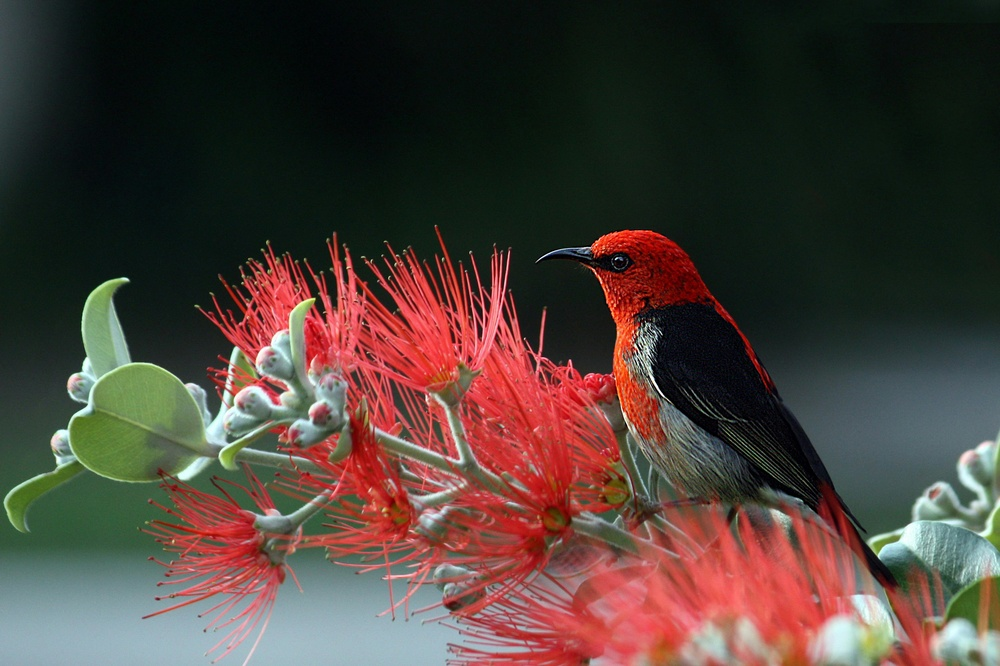
#> input picture Jurnal Nasional/image.jpg, 1000 x 666 px, shrunk from 6165 x 4108 before the run, found by its file name
$ jupyter execute Aplikasi_Pengolahan_Citra_Untuk_Peningkatan_Deteksi_Tepi_Melalui_Segmentasi_Citra.ipynb   (older library calls are emulated)
#> lines starting #> are read from the running program, lines starting #| are printed output that depends on the picture; after the words box and inside, x2 and y2 are one past the last pixel; in counts of white or black regions, pixels touching at a corner belong together
<a href="https://colab.research.google.com/github/nizarihsan/PCD/blob/main/Aplikasi_Pengolahan_Citra_Untuk_Peningkatan_Deteksi_Tepi_Melalui_Segmentasi_Citra.ipynb" target="_parent"></a>

[cell 1]
import cv2
import numpy as np
from PIL import Image
import matplotlib.pyplot as plt
from google.colab import files

# Fungsi untuk metode Roberts
def apply_roberts(image):
    kernelx = np.array([[1, 0], [0, -1]])
    kernely = np.array([[0, 1], [-1, 0]])
    x = cv2.filter2D(image, -1, kernelx)
    y = cv2.filter2D(image, -1, kernely)
    return cv2.convertScaleAbs(x + y)

# Fungsi untuk metode Sobel
def apply_sobel(image):
    x = cv2.Sobel(image, cv2.CV_64F, 1, 0, ksize=3)
    y = cv2.Sobel(image, cv2.CV_64F, 0, 1, ksize=3)
    return cv2.convertScaleAbs(x + y)

# Fungsi untuk metode Prewitt
def apply_prewitt(image):
    kernelx = np.array([[1, 1, 1], [0, 0, 0], [-1, -1, -1]])
    kernely = np.array([[1, 0, -1], [1, 0, -1], [1, 0, -1]])
    x = cv2.filter2D(image, -1, kernelx)
    y = cv2.filter2D(image, -1, kernely)
    return cv2.convertScaleAbs(x + y)

# Fungsi untuk metode Canny
def apply_canny(image):
    return cv2.Canny(image, 100, 200)

# Fungsi untuk menampilkan histogram
def plot_histogram(image, ax, title):
    if len(image.shape) == 3:  # RGB image
        colors = ('r', 'g', 'b')
        for i, color in enumerate(colors):
            hist = cv2.calcHist([image], [i], None, [256], [0, 256])
            ax.plot(hist, color=color)
    else:  # Grayscale image
        hist = cv2.calcHist([image], [0], None, [256], [0, 256])
        ax.plot(hist, color='black')
    ax.set_title(title)
    ax.set_xlim([0, 256])

# Fungsi utama untuk memproses citra
def process_image(image_path):
    # Memuat citra
    original_image = Image.open(image_path)

    # Konversi ke grayscale
    gray_image = np.array(original_image.convert('L'))

    # Aplikasi metode deteksi tepi
    roberts_result = apply_roberts(gray_image)
    sobel_result = apply_sobel(gray_image)
    prewitt_result = apply_prewitt(gray_image)
    canny_result = apply_canny(gray_image)

    # Menampilkan hasil
    fig, axes = plt.subplots(4, 4, figsize=(20, 20))
    axes = axes.ravel()

    # Judul untuk masing-masing metode
    titles = ["Original", "Grayscale", "Roberts Edge Detection", "Histogram",
              "Original", "Grayscale", "Sobel Edge Detection", "Histogram",
              "Original", "Grayscale", "Prewitt Edge Detection", "Histogram",
              "Original", "Grayscale", "Canny Edge Detection", "Histogram"]

    # Gambar yang akan ditampilkan
    images = [np.array(original_image), gray_image, roberts_result, gray_image,
              np.array(original_image), gray_image, sobel_result, gray_image,
              np.array(original_image), gray_image, prewitt_result, gray_image,
              np.array(original_image), gray_image, canny_result, gray_image]

    # Loop untuk menampilkan gambar dan histogram
    for i in range(len(images)):
        if (i % 4) == 3:  # Histogram
            plot_histogram(images[i - 3], axes[i], titles[i])
        else:
            cmap = None if len(images[i].shape) == 3 else 'gray'
            axes[i].imshow(images[i], cmap=cmap)
            axes[i].set_title(titles[i])
            axes[i].axis('off')

    plt.tight_layout()
    plt.show()

# Upload file menggunakan Google Colab
uploaded = files.upload()
#> the answer given: image.jpg
for filename in uploaded.keys():
    image_path = filename
    process_image(image_path)
#> in process_image, original_image is the input picture: PIL image 1000x666 RGB; mean R, G, B 75.7, 62.3, 55.7
#> in process_image, `gray_image = np.array(original_image.convert('L'))`:
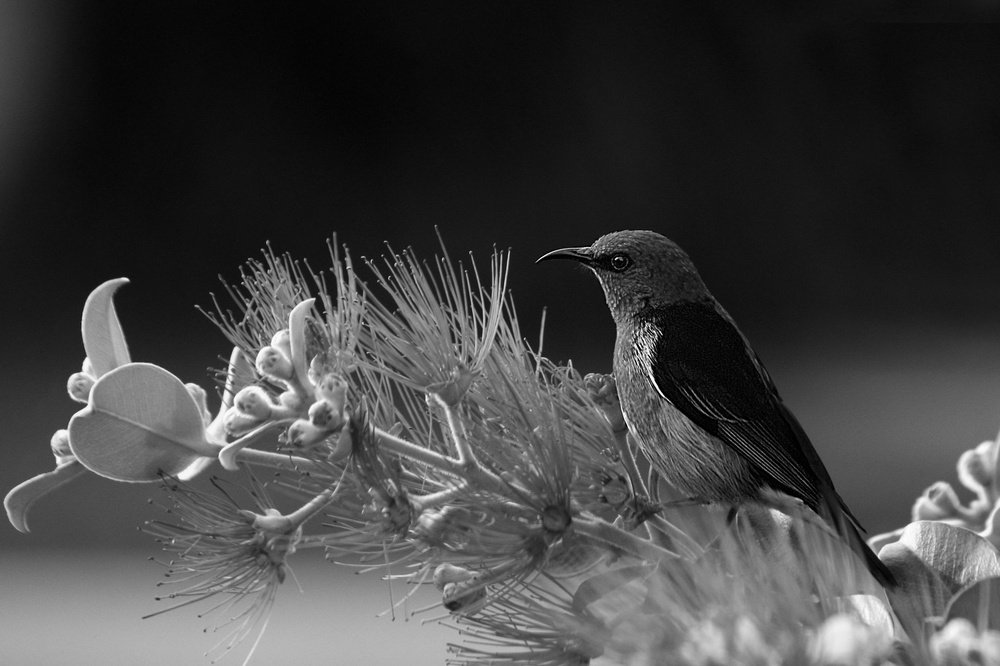
#> gray_image: shape (666, 1000); min 0, max 255, mean 65.5
#> in apply_sobel, `y = cv2.Sobel(image, cv2.CV_64F, 0, 1, ksize=3)`:
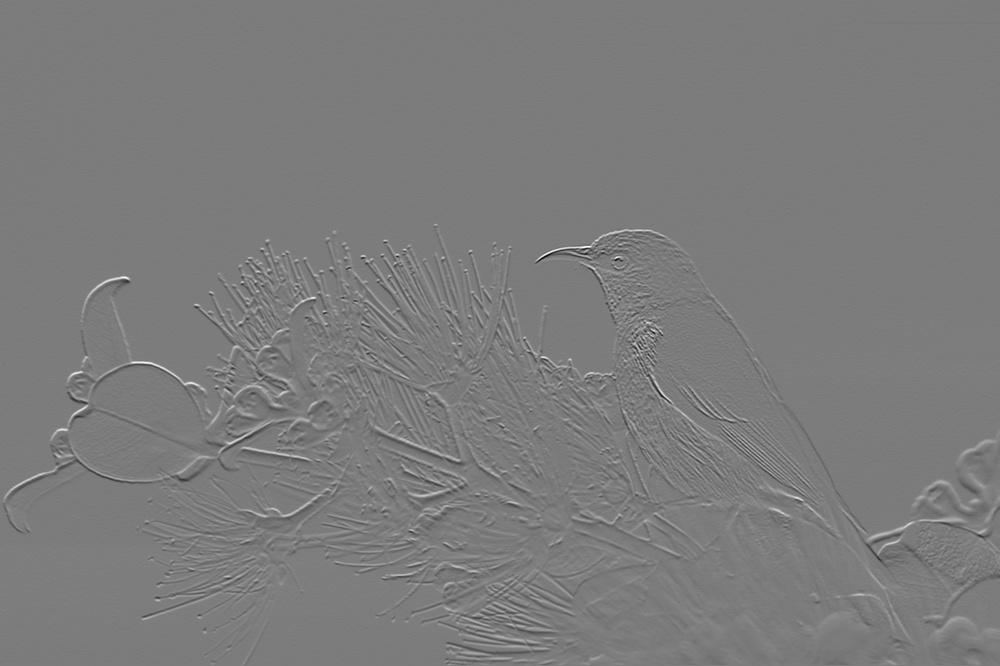
#> y: shape (666, 1000) float64; min -814, max 857, mean 1.6; drawn with min black and max white
#> in apply_prewitt, `x = cv2.filter2D(image, -1, kernelx)`:
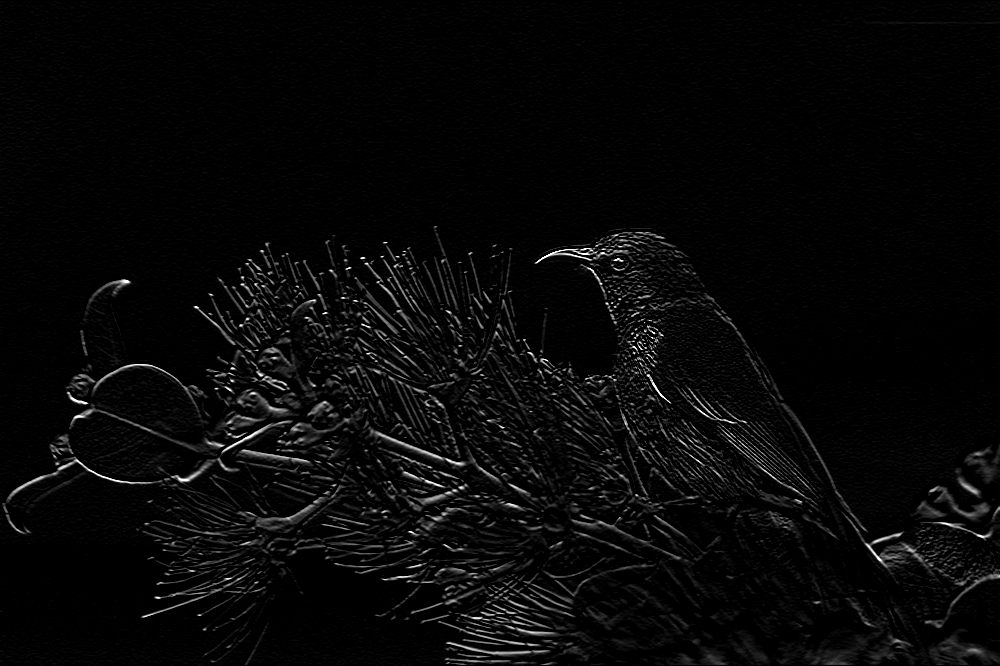
#> x: shape (666, 1000); min 0, max 255, mean 7.9
#> in apply_prewitt, `y = cv2.filter2D(image, -1, kernely)`:
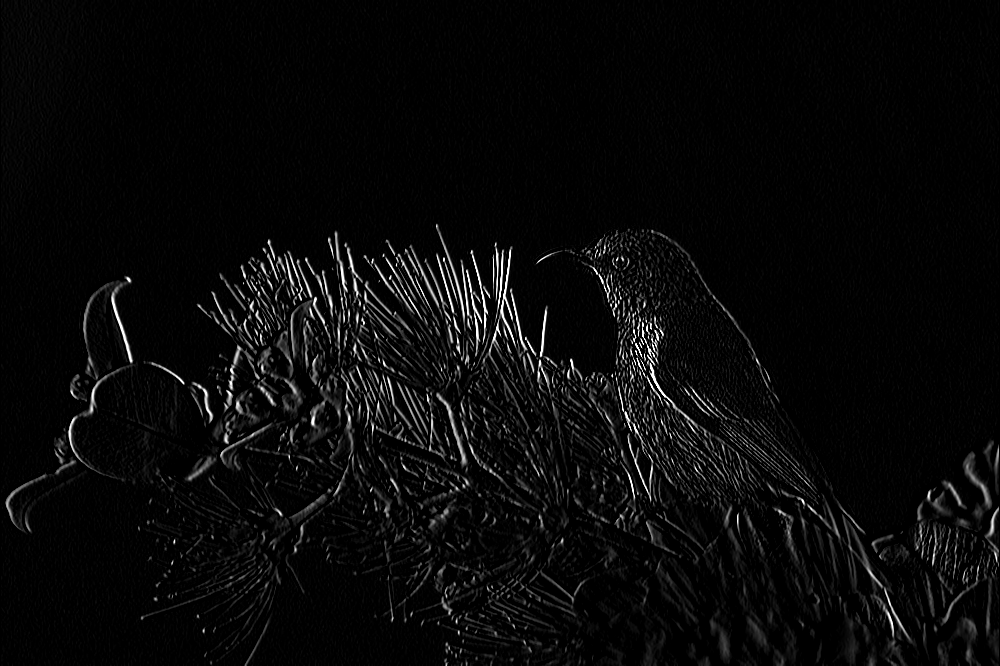
#> y: shape (666, 1000); min 0, max 255, mean 9.2
#> in apply_prewitt, `return cv2.convertScaleAbs(x + y)`:
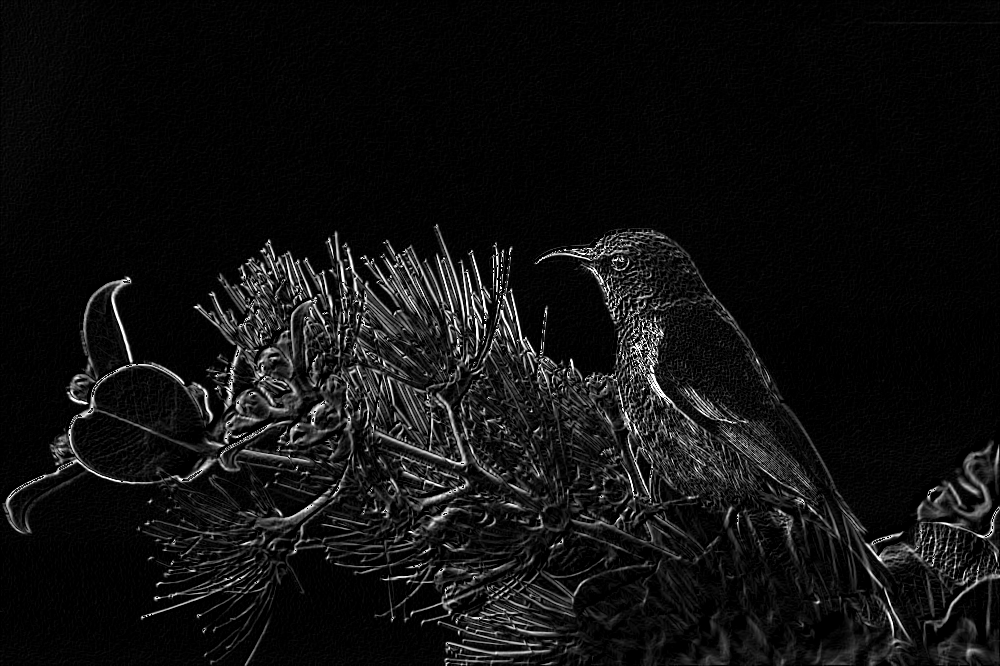
#> returned value: shape (666, 1000); min 0, max 255, mean 16.5
#> in apply_canny, `return cv2.Canny(image, 100, 200)`:
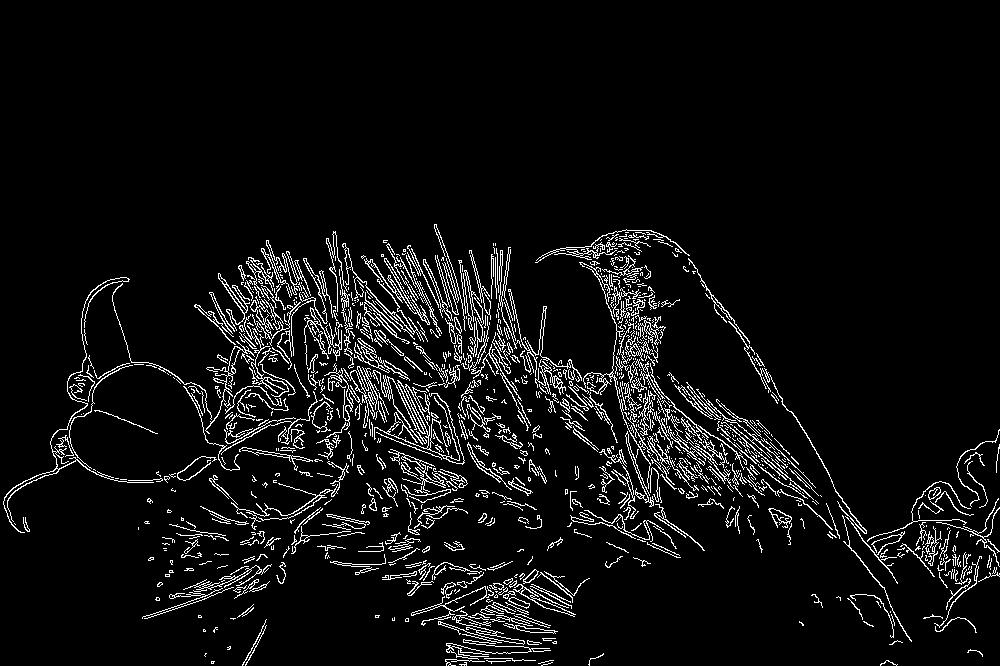
#> returned value: shape (666, 1000); 5.9% white in thin lines or dots, all inside (x1, y1, x2, y2) = (3, 224, 1000, 666)
#> the loop in process_image, `for i in range(len(images)):` made 16 passes
#> in process_image, `plt.show()`:
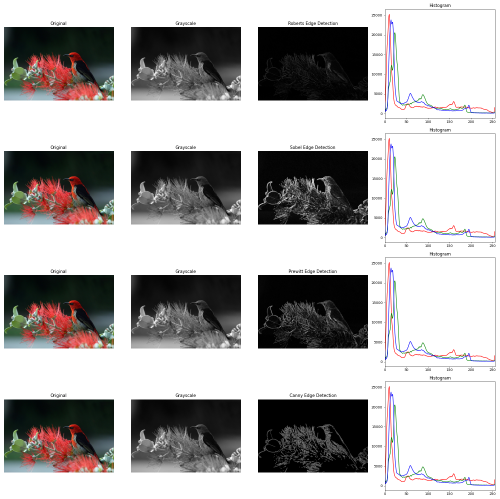
#> figure drawn by matplotlib, 16 panels; panel 4: curve peaks at x = 10, y = 25218; panel 4: curve peaks at x = 23, y = 20549; panel 4: curve peaks at x = 14, y = 23802; panel 8: curve peaks at x = 10, y = 25218
